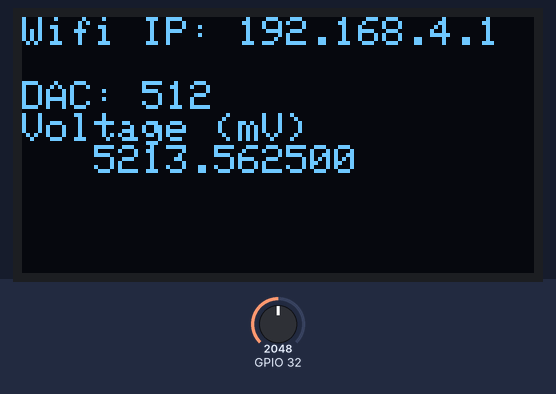
A program run on a simulated ESP32. On the bench: 128×64 one-colour display. The inputs (shaded band) are chosen by the test bench; at power-on: GPIO 32 = 2048 (analog values on the 0–4095 scale). What the program prints to the serial monitor is not drawn.

Above: at 1.2 s.
1.3 s: GPIO 32 set to 2124
At 1.8 s:
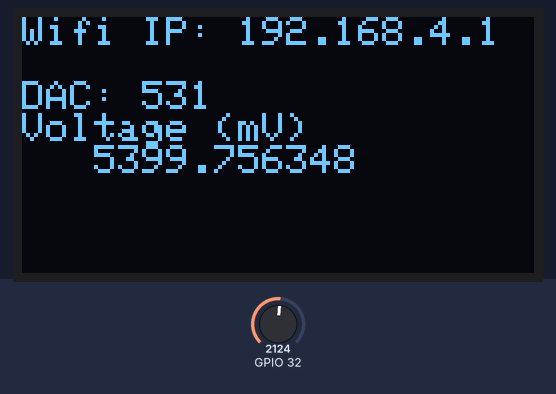
3.0 s: GPIO 32 set to 2047
At 4.0 s:
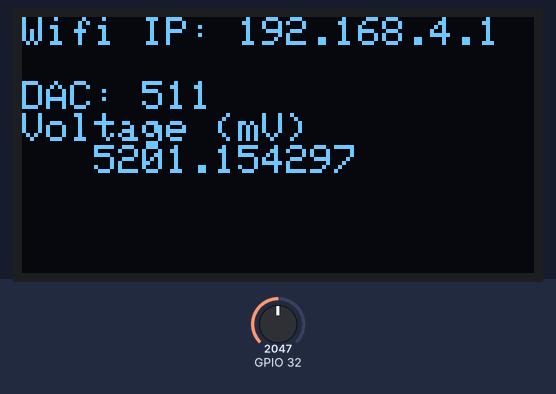
4.6 s: GPIO 32 set to 1228
At 5.1 s:
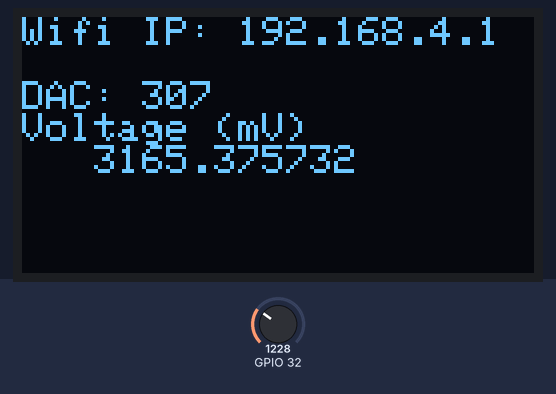
Timing chart, 0 to 7.6 s (numbered marks = the images above; inputs shaded):
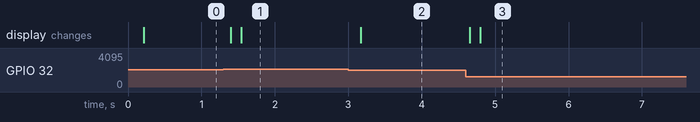

The program:

main.cpp
```cpp
// (licence header left out)
/*******************************************************************************
 * INCLUDES
 ******************************************************************************/
#include <cstdint>   /* Generic types */
#include <Arduino.h> /* Arduino Main Header File */
#include <HWLayer.h> /* Hardware services */
#include <Logger.h>  /* Logger */
#include <WiFi.h>
#include <OLED.h>    /* OLED screen */
#include <ESPAsyncWebServer.h>
#include <stdio.h>

/*******************************************************************************
 * CONSTANTS
 ******************************************************************************/
#define V_CALIB 8

/*******************************************************************************
 * MACROS
 ******************************************************************************/

/* None */

/*******************************************************************************
 * STRUCTURES AND TYPES
 ******************************************************************************/

/* None */

/*******************************************************************************
 * GLOBAL VARIABLES
 ******************************************************************************/

/************************* Imported global variables **************************/
/* None */

/************************* Exported global variables **************************/
/* None */

/************************** Static global variables ***************************/
static OLED sOledScreen;
const char* ssid = "ECONBATPROFILE";
const char* password = "ECONBATPROFILE";

AsyncWebServer server(80);

// Variable to store the HTTP request
String header;

float r1 = 222.33;
float r2 = 19.48;
float maxV = 8.44;
/*******************************************************************************
 * STATIC FUNCTIONS DECLARATIONS
 ******************************************************************************/

/**
 * @brief Setup function of the ESP32 software module.
 *
 * @details Setup function of the ESP32 software module. This function is used
 * to initialize the module's state and hardware. It is only called once on
 * board's or CPU reset.
 */
void setup(void);

/**
 * @brief Main execution loop of the ESP32 software module.
 *
 * @details Main execution loop of the ESP32 software module. This function
 * never returns and performs the main loop of the ESP32 software module.
 */
void loop(void);

void resquestFn(AsyncWebServerRequest* request);
/*******************************************************************************
 * FUNCTIONS
 ******************************************************************************/

void setup(void)
{
    Adafruit_SSD1306* pScreen;
    char uniqueHWUID[HW_ID_LENGTH + 1];

    /* Init logger */
    INIT_LOGGER(LOG_LEVEL_DEBUG, false);

    /* Get the unique hardware ID */
    strncpy(uniqueHWUID, HWLayer::GetHWUID(), HW_ID_LENGTH);
    uniqueHWUID[HW_ID_LENGTH] = 0;

    LOG_INFO("#========================#\n");
    LOG_INFO("| HWUID: %s    |\n", uniqueHWUID);
    LOG_INFO("| MAC: %s |\n", HWLayer::GetMacAddress())
    LOG_INFO("#========================#\n");

    sOledScreen.Init();

    pinMode(GPIO_NUM_32, INPUT_PULLDOWN);
    analogSetWidth(10);
    analogReadResolution(10);
    analogSetPinAttenuation(GPIO_NUM_32, ADC_0db);


    pScreen = sOledScreen.GetDisplay();
    pScreen->setCursor(0, 0);
    pScreen->clearDisplay();


    WiFi.softAP(ssid, password);

    server.on("/", HTTP_GET, resquestFn);
    server.begin();
}

void loop(void)
{
    Adafruit_SSD1306* pScreen;
    uint32_t value;
    float voltageDirect;
    uint32_t i;


    voltageDirect = 0;
    value = 0;
    for (i = 0; i < 100; ++i) {
        value += analogRead(GPIO_NUM_32);
        voltageDirect += (analogReadMilliVolts(GPIO_NUM_32) + V_CALIB) * ((r2 + r1) / r2);
        HWLayer::DelayExecUs(1000, false);
    }
    value /= i;
    voltageDirect /= i;

    pScreen = sOledScreen.GetDisplay();
    pScreen->setCursor(0, 0);
    pScreen->clearDisplay();
    pScreen->printf("Wifi IP: %s\n", WiFi.softAPIP().toString().c_str());
    pScreen->printf("\nDAC: %d\nVoltage (mV)\n   %f\n", value, voltageDirect);
    pScreen->display();
}

void resquestFn(AsyncWebServerRequest* request)
{
    uint32_t value;
    float voltageDirect;
    char response[512];
    uint32_t i;

    voltageDirect = 0;
    value = 0;
    for (i = 0; i < 100; ++i) {
        value += analogRead(GPIO_NUM_32);
        voltageDirect += (analogReadMilliVolts(GPIO_NUM_32) + V_CALIB) * ((r2 + r1) / r2);
        HWLayer::DelayExecUs(1000, false);
    }
    value /= i;
    voltageDirect /= i;


    memset(response, 0, sizeof(response));
    snprintf(response, 512, "%d, %f", value, voltageDirect);
    request->send(200, "text/html", response);
}
```

HWLayer.h
```cpp
// (licence header left out)
#ifndef __COMMON_HWLAYER_H_
#define __COMMON_HWLAYER_H_

/*******************************************************************************
 * INCLUDES
 ******************************************************************************/

#include <cstdint> /* Generic Types */
#include <string>  /* std::string */

/*******************************************************************************
 * CONSTANTS
 ******************************************************************************/

#define PROTO_REV "HW R.1A"

#define HW_ID_LENGTH 13

/*******************************************************************************
 * MACROS
 ******************************************************************************/

/* None */

/*******************************************************************************
 * STRUCTURES AND TYPES
 ******************************************************************************/

/* None */

/*******************************************************************************
 * GLOBAL VARIABLES
 ******************************************************************************/

/************************* Imported global variables **************************/
/* None */

/************************* Exported global variables **************************/
/* None */

/************************** Static global variables ***************************/
/* None */

/*******************************************************************************
 * STATIC FUNCTIONS DECLARATIONS
 ******************************************************************************/

/* None */

/*******************************************************************************
 * FUNCTIONS
 ******************************************************************************/

/* None */

/*******************************************************************************
 * CLASSES
 ******************************************************************************/

/**
 * @brief Hardware manager class.
 *
 * @details Hardware manager class. This class provides the services
 * to access hwardware information, features and interract directly with the
 * different components of the ESP32 module.
 */
class HWLayer
{
    /********************* PUBLIC METHODS AND ATTRIBUTES **********************/
    public:
        /**
         * @brief Returns the ESP32 unique hardware ID.
         *
         * @details Returns the ESP32 unique hardware ID. The unique ID is
         * composed of a basic string (defined directly in the source code) and
         * a part of the ESP32 mac address.
         *
         * @return The ESP32 unique hardware ID.
         */
        static const char* GetHWUID(void);

        static const char* GetMacAddress(void);

        static uint64_t GetTime(void);

        static void DelayExecUs(const uint64_t kDelayUs,
                                const bool kForcePassive);

    /******************* PROTECTED METHODS AND ATTRIBUTES *********************/
    protected:

    /********************* PRIVATE METHODS AND ATTRIBUTES *********************/
    private:
        static uint64_t    TIME_;
        static std::string HWUID_;
        static std::string MACADDR_;
};

#endif /* #ifndef __COMMON_HWLAYER_H_ */
```

Logger.h
```cpp
// (licence header left out)
#ifndef __COMMON_LOGGER_H_
#define __COMMON_LOGGER_H_

/*******************************************************************************
 * INCLUDES
 ******************************************************************************/

#include <cstdint>   /* Standard Int Types */

/*******************************************************************************
 * CONSTANTS
 ******************************************************************************/

#define LOGGER_DEBUG_ENABLED 1
#define LOGGER_BUFFER_SIZE 256

/*******************************************************************************
 * MACROS
 ******************************************************************************/
#define INIT_LOGGER(LEVEL, LOGFILE) { \
    Logger::Init(LEVEL, LOGFILE);     \
}

#define LOG_INFO(FMT, ...) {                                            \
    Logger::LogLevel(ELogLevel::LOG_LEVEL_INFO,                         \
                     __FILE__,                                          \
                     __LINE__,                                          \
                     FMT,                                               \
                     ##__VA_ARGS__);                                    \
}

#define LOG_ERROR(FMT, ...) {                                           \
    Logger::LogLevel(ELogLevel::LOG_LEVEL_ERROR,                        \
                     __FILE__,                                          \
                     __LINE__,                                          \
                     FMT,                                               \
                     ##__VA_ARGS__);                                    \
}

#if LOGGER_DEBUG_ENABLED

#define LOG_DEBUG(FMT, ...) {                                           \
    Logger::LogLevel(ELogLevel::LOG_LEVEL_DEBUG,                        \
                     __FILE__,                                          \
                     __LINE__,                                          \
                     FMT,                                               \
                     ##__VA_ARGS__);                                    \
}

#else

#define LOG_DEBUG(FMT, ...)

#endif

/*******************************************************************************
 * STRUCTURES AND TYPES
 ******************************************************************************/

typedef enum
{
    /** @brief Logging level: no logging */
    LOG_LEVEL_NONE  = 0,
    /** @brief Logging level: log only errors */
    LOG_LEVEL_ERROR = 1,
    /** @brief Logging level: log previous levels and information */
    LOG_LEVEL_INFO  = 2,
    /** @brief Logging level: log previous levels and debug output */
    LOG_LEVEL_DEBUG = 3
} ELogLevel;

/*******************************************************************************
 * GLOBAL VARIABLES
 ******************************************************************************/

/************************* Imported global variables **************************/
/* None */

/************************* Exported global variables **************************/
/* None */

/************************** Static global variables ***************************/
/* None */

/*******************************************************************************
 * STATIC FUNCTIONS DECLARATIONS
 ******************************************************************************/

/* None */

/*******************************************************************************
 * FUNCTIONS
 ******************************************************************************/

/* None */

/*******************************************************************************
 * CLASSES
 ******************************************************************************/

class Logger
{
    public:
        static void Init(const ELogLevel kLoglevel,
                         const bool      kFileLog);

        static void LogLevel(const ELogLevel   kLevel,
                             const char      * pkFile,
                             const uint32_t    kLine,
                             const char      * pkStr,
                             ...);

    protected:

    private:
        static bool      ISINIT_;
        static ELogLevel LOGLEVEL_;
        static char      PBUFFER_[LOGGER_BUFFER_SIZE];
};

#endif /* #ifndef __COMMON_LOGGER_H_ */
```

OLED.h
```cpp
// (licence header left out)
#ifndef __BSP_OLED_H_
#define __BSP_OLED_H_

/*******************************************************************************
 * INCLUDES
 ******************************************************************************/

#include <string>             /* std::string */
#include <cstdint>            /* Generic Types */
#include <Adafruit_GFX.h>     /* OLED Screen Manipulation */
#include <Adafruit_SSD1306.h> /* OLED Screen Driver */


/*******************************************************************************
 * CONSTANTS
 ******************************************************************************/

/* None */

/*******************************************************************************
 * MACROS
 ******************************************************************************/

/* None */

/*******************************************************************************
 * STRUCTURES AND TYPES
 ******************************************************************************/

/* None */

/*******************************************************************************
 * GLOBAL VARIABLES
 ******************************************************************************/

/************************* Imported global variables **************************/
/* None */

/************************* Exported global variables **************************/
/* None */

/************************** Static global variables ***************************/
/* None */

/*******************************************************************************
 * STATIC FUNCTIONS DECLARATIONS
 ******************************************************************************/

/* None */

/*******************************************************************************
 * FUNCTIONS
 ******************************************************************************/

/* None */

/*******************************************************************************
 * CLASSES
 ******************************************************************************/

class OLED
{
    /********************* PUBLIC METHODS AND ATTRIBUTES **********************/
    public:
        OLED(void);
        ~OLED(void);

        void Init(void);

        void DisplaySleep(void);
        void SwitchOff(void);

        Adafruit_SSD1306* GetDisplay(void);

    /******************* PROTECTED METHODS AND ATTRIBUTES *********************/
    protected:

    /********************* PRIVATE METHODS AND ATTRIBUTES *********************/
    private:
        Adafruit_SSD1306* pDisplay_;
};

#endif /* #ifndef __BSP_OLED_H_ */
```

Source omitted: HWLayer.cpp (4378 bytes), Logger.cpp (3966 bytes), OLED.cpp (4147 bytes)

Measured:
- the behaviour switches between 2051 and 2052 on GPIO 32 (found by bisection; images 0 and 1)
- after the input at 1.3 s, the display: first changes after 0.10 s (image 1 shows a later state)
- after the input at 3.0 s, the display: changes after 0.17 s (image 2)
- after the input at 4.6 s, the display: first changes after 0.05 s (image 3 shows a later state)
